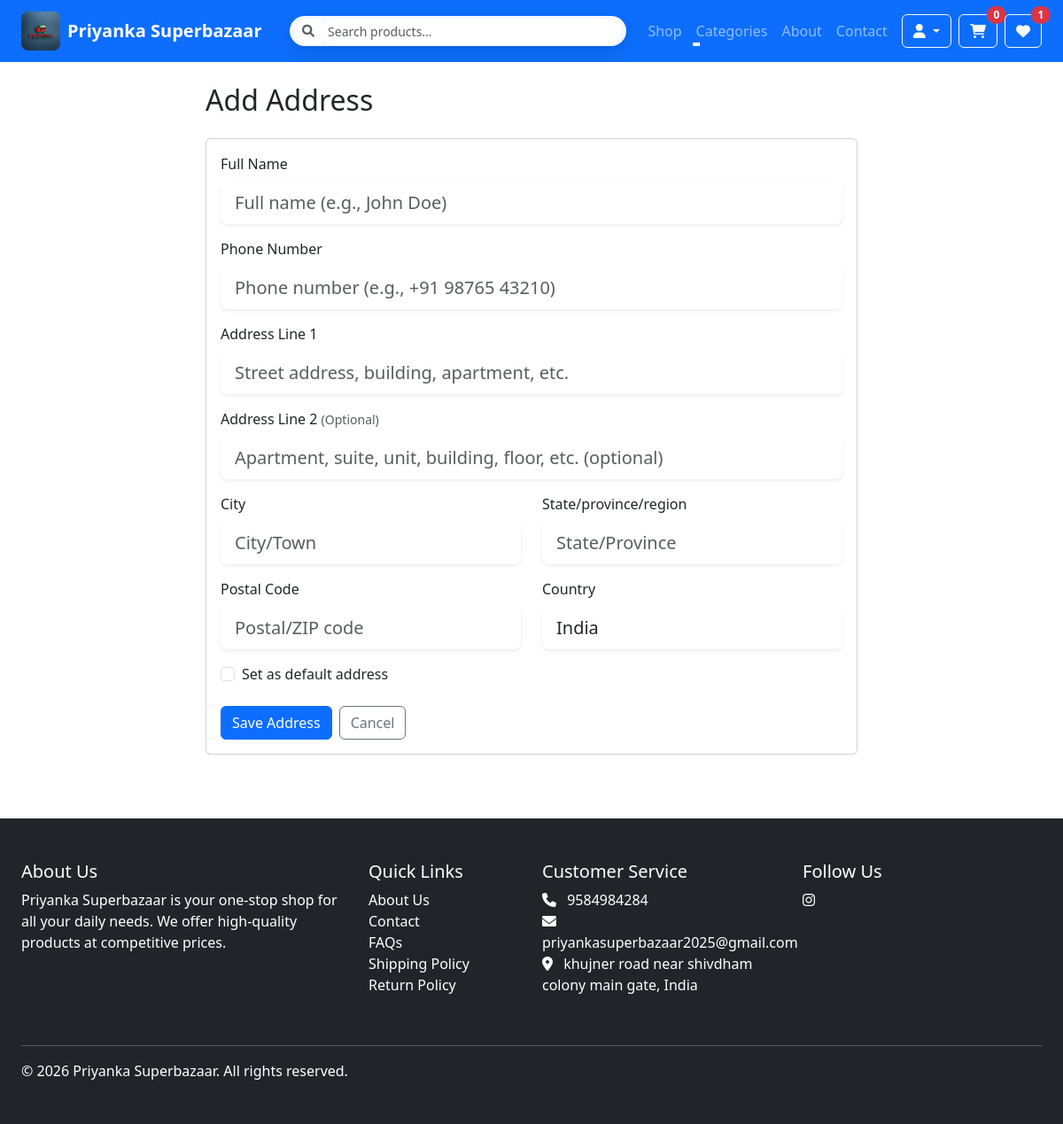
Screenshot of /account/address/add/ (signed in) with the database file from the repository.
### store/models.py (models this page shows, shortened)
class SiteSettings(TimeStampedModel):
    site_name = models.CharField(_('site name'), max_length=100, default='Priyanka Superbazaar')
    site_logo = CloudinaryField(_('site logo'), blank=True, null=True)
    site_favicon = CloudinaryField(_('favicon'), blank=True, null=True)
    contact_email = models.EmailField(_('contact email'), default='contact@priyankasuperbazaar.com')
    contact_phone = models.CharField(_('contact phone'), max_length=20, default='+91 1234567890')
    address = models.TextField(_('address'), blank=True)
    facebook_url = models.URLField(_('Facebook URL'), blank=True)
    twitter_url = models.URLField(_('Twitter URL'), blank=True)
    instagram_url = models.URLField(_('Instagram URL'), blank=True)
    linkedin_url = models.URLField(_('LinkedIn URL'), blank=True)
    youtube_url = models.URLField(_('YouTube URL'), blank=True)
    meta_title = models.CharField(_('meta title'), max_length=200, blank=True)
    meta_description = models.TextField(_('meta description'), blank=True)
    meta_keywords = models.TextField(_('meta keywords'), blank=True)
    store_name = models.CharField(_('store name'), max_length=200, default='Priyanka Superbazaar')
    store_address_line1 = models.CharField(_('address line 1'), max_length=255, blank=True, default='123 Main Street')
    store_address_line2 = models.CharField(_('address line 2'), max_length=255, blank=True, default='Your City, Your State')
    store_country = models.CharField(_('country'), max_length=100, blank=True, default='India')
    store_phone = models.CharField(_('phone'), max_length=30, blank=True, default='+91 1234567890')
    store_email = models.EmailField(_('email'), blank=True, default='info@priyankasuperbazaar.com')
    store_hours = models.CharField(_('business hours'), max_length=255, blank=True, default='Everyday, 8:00 AM – 10:00 PM')
    min_order_amount = models.DecimalField(
        _('minimum order amount'),
        max_digits=10,
        decimal_places=2,
        default=0,
        help_text=_('Minimum order amount to place an order')
    )
    enable_cod = models.BooleanField(
        _('enable cash on delivery'),
        default=True,
        help_text=_('Allow customers to pay with cash on delivery')
    )
    maintenance_mode = models.BooleanField(
        _('maintenance mode'),
        default=False,
        help_text=_('Take the site down for maintenance')
    )
    maintenance_message = models.TextField(
        _('maintenance message'),
        blank=True,
        default='We are currently performing maintenance. Please check back soon.'
    )
    class Meta:
        verbose_name = _('site settings')
        verbose_name_plural = _('site settings')
    @classmethod
    def load(cls):
        obj, created = cls.objects.get_or_create(pk=1)
        return obj

### store/views.py (the view)
# urls.py: path("account/address/add/", views.address_create, name="address_create"),
@login_required
def address_create(request):
    if request.method == 'POST':
        form = AddressForm(request.POST)
        if form.is_valid():
            address = form.save(commit=False)
            address.user = request.user
            address.address_type = 'shipping'
            address.save()
            messages.success(request, 'Address added successfully.')
            return redirect('store:address_list')
    else:
        form = AddressForm()
    return render(request, 'store/address_form.html', {'form': form, 'title': 'Add Address'})

### store/context_processors.py (called while the page is built, shortened)
def catalog(request):
    categories = Category.objects.all().order_by('name')
    site_settings = SiteSettings.load()
    cart_items_count = 0
    wishlist_items_count = 0
    try:
        if request.user.is_authenticated:
            wishlist_items_count = Wishlist.objects.filter(user=request.user).count()
    except Exception:
        wishlist_items_count = 0
    try:
        cart_qs = Cart.objects.all()
        if request.user.is_authenticated:
            cart_qs = cart_qs.filter(user=request.user)
        cart = cart_qs.first()
        if cart:
            cart_items_count = cart.get_total_quantity()
    except Exception:
        cart_items_count = 0
    return {
        "categories": categories,
        "cart_items_count": cart_items_count,
        "wishlist_items_count": wishlist_items_count,
        "site_settings": site_settings,
    }

### store/models.py (called while the page is built)
    def get_absolute_url(self):
        return reverse('store:product_list_by_category', args=[self.slug])

    def get_total_quantity(self):
        return sum(item.quantity for item in self.items.all())

### templates/store/address_form.html (shortened to what this page needs)
{% extends "base/base.html" %}
{% load static %}
{% block content %}
<div class="container py-4">
    <div class="row">
        <div class="col-md-8 mx-auto">
            <h2 class="mb-4">{{ title }}</h2>
            <form method="post">
                <div class="card">
                    <div class="card-body">
                        <div class="mb-3">
                            <label class="form-label" for="{{ form.full_name.id_for_label }}">{{ form.full_name.label }}</label>
                            {{ form.full_name }}
                        </div>
                        <div class="mb-3">
                            <label class="form-label" for="{{ form.phone.id_for_label }}">{{ form.phone.label }}</label>
                            {{ form.phone }}
                        </div>
                        <div class="mb-3">
                            <label class="form-label" for="{{ form.address_line_1.id_for_label }}">{{ form.address_line_1.label }}</label>
                            {{ form.address_line_1 }}
                        </div>
                        <div class="mb-3">
                            <label class="form-label" for="{{ form.address_line_2.id_for_label }}">{{ form.address_line_2.label }} <small class="text-muted">(Optional)</small></label>
                            {{ form.address_line_2 }}
                        </div>
                        <div class="row">
                            <div class="col-md-6 mb-3">
                                <label class="form-label" for="{{ form.city.id_for_label }}">{{ form.city.label }}</label>
                                {{ form.city }}
                            </div>
                            <div class="col-md-6 mb-3">
                                <label class="form-label" for="{{ form.state.id_for_label }}">{{ form.state.label }}</label>
                                {{ form.state }}
                            </div>
                        </div>
                        <div class="row">
                            <div class="col-md-6 mb-3">
                                <label class="form-label" for="{{ form.postal_code.id_for_label }}">{{ form.postal_code.label }}</label>
                                {{ form.postal_code }}
                            </div>
                            <div class="col-md-6 mb-3">
                                <label class="form-label" for="{{ form.country.id_for_label }}">{{ form.country.label }}</label>
                                {{ form.country }}
                            </div>
                        </div>
                        <div class="form-check mb-3">
                            {{ form.is_default }}
                            <label class="form-check-label" for="{{ form.is_default.id_for_label }}">
                                Set as default address
                            </label>
                        </div>
                        <div class="d-flex gap-2 mt-4">
                            <button type="submit" class="btn btn-primary">Save Address</button>
                            <a href="{% url 'store:address_list' %}" class="btn btn-outline-secondary">Cancel</a>
                        </div>
                    </div>
                </div>
            </form>
        </div>
    </div>
</div>
{% endblock %}

### templates/base/base.html (shortened to what this page needs)
<!DOCTYPE html>
{% load static %}
<html lang="en">
<head>
    <link href="https://cdn.jsdelivr.net/npm/bootstrap@5.3.0/dist/css/bootstrap.min.css" rel="stylesheet">
    <link rel="stylesheet" href="https://cdnjs.cloudflare.com/ajax/libs/font-awesome/6.0.0/css/all.min.css">
    <link rel="stylesheet" href="{% static 'css/style.css' %}">
</head>
<body>
    <nav class="navbar navbar-expand-lg navbar-dark bg-primary">
        <div class="container-fluid px-3 px-lg-4">
            <a class="navbar-brand d-none d-lg-flex align-items-center" href="{% url 'store:home' %}">
                <img src="{% static 'images/logo.jpg' %}" alt="Priyanka Superbazaar" class="me-2" style="height: 44px; width: 44px; border-radius: 8px; object-fit: cover;">
                <span class="d-none d-lg-inline fw-semibold">Priyanka Superbazaar</span>
            </a>
            <form class="navbar-search d-flex flex-grow-1 mx-lg-3" method="get" action="{% url 'store:product-list' %}">
                <div class="input-group input-group-sm">
                    <span class="input-group-text bg-white border-0">
                        <i class="fas fa-search text-muted"></i>
                    </span>
                    <input id="navbarSearchInput" type="search" name="q" class="form-control border-0" placeholder="Search products..." value="{{ query|default:'' }}" data-suggestions-url="{% url 'store:search_suggestions' %}">
                </div>
            </form>
            <div class="d-none d-lg-flex align-items-center">
                <div class="collapse navbar-collapse show" id="navbarMainDesktop">
                    <ul class="navbar-nav me-auto mb-0">
                        <li class="nav-item">
                            <a class="nav-link" href="{% url 'store:product-list' %}">Shop</a>
                        </li>
                        <li class="nav-item dropdown">
                            <a class="nav-link dropdown-toggle" href="#" id="categoriesDropdownDesktop" role="button" data-bs-toggle="dropdown">
                                Categories
                            </a>
                        </li>
                        <li class="nav-item">
                            <a class="nav-link" href="{% url 'store:about' %}">About</a>
                        </li>
                        <li class="nav-item">
                            <a class="nav-link" href="{% url 'store:contact' %}">Contact</a>
                        </li>
                    </ul>
                </div>
                <div class="d-flex align-items-center justify-content-end gap-2 ms-2">
                    <div class="dropdown">
                        <a class="btn btn-outline-light dropdown-toggle" href="#" role="button" id="accountDropdown" data-bs-toggle="dropdown">
                            <i class="fas fa-user"></i>
                        </a>
                    </div>
                    <a class="btn btn-outline-light position-relative" href="{% url 'store:cart_detail' %}">
                        <i class="fas fa-shopping-cart"></i>
                        <span class="position-absolute top-0 start-100 translate-middle badge rounded-pill bg-danger">
                            {{ cart_items_count|default:0 }}
                        </span>
                    </a>
                    <a class="btn btn-outline-light position-relative" href="{% url 'store:wishlist' %}">
                        <i class="fas fa-heart"></i>
                        {% if user.is_authenticated %}
                            <span class="position-absolute top-0 start-100 translate-middle badge rounded-pill bg-danger">
                                {{ wishlist_items_count|default:0 }}
                            </span>
                        {% endif %}
                    </a>
                </div>
            </div>
        </div>
    </nav>
    <div class="toast-container position-fixed top-0 end-0 p-3" style="z-index: 9999;">
    </div>
    <main>
        {% block content %}{% endblock %}
    </main>
    <footer class="bg-dark text-white mt-5">
        <div class="container-fluid px-3 px-lg-4 py-5">
            <div class="row">
                <div class="col-md-4 mb-4">
                    <h5>About Us</h5>
                    <p>Priyanka Superbazaar is your one-stop shop for all your daily needs. We offer high-quality products at competitive prices.</p>
                </div>
                <div class="col-md-2 mb-4 footer-links">
                    <h5>Quick Links</h5>
                    <ul class="list-unstyled">
                        <li><a href="{% url 'store:about' %}" class="text-white">About Us</a></li>
                        <li><a href="{% url 'store:contact' %}" class="text-white">Contact</a></li>
                        <li><a href="#" class="text-white">FAQs</a></li>
                        <li><a href="#" class="text-white">Shipping Policy</a></li>
                        <li><a href="#" class="text-white">Return Policy</a></li>
                    </ul>
                </div>
                <div class="col-md-3 mb-4 footer-links">
                    <h5>Customer Service</h5>
                    <ul class="list-unstyled">
                        <li><i class="fas fa-phone me-2"></i> {{ site_settings.store_phone }}</li>
                        <li><i class="fas fa-envelope me-2"></i> {{ site_settings.store_email }}</li>
                        <li><i class="fas fa-map-marker-alt me-2"></i> {{ site_settings.store_address_line1 }}{% if site_settings.store_country %}, {{ site_settings.store_country }}{% endif %}</li>
                    </ul>
                </div>
                <div class="col-md-3 mb-4">
                    <h5>Follow Us</h5>
                    <div class="social-links">
                        <a href="https://www.instagram.com/priyanka_super_bazaar?igsh=eTgwaHF1c3JtaW9o" class="text-white" target="_blank" rel="noopener noreferrer"><i class="fab fa-instagram"></i></a>
                    </div>
                </div>
            </div>
            <hr>
            <div class="row">
                <div class="col-md-6 text-center text-md-start">
                    <p class="mb-0">&copy; {% now "Y" %} Priyanka Superbazaar. All rights reserved.</p>
                </div>
                <div class="col-md-6 text-center text-md-end"></div>
            </div>
        </div>
    </footer>
</body>
</html>

### static/css/style.css (style rules this page uses)
body { font-family: system-ui, -apple-system, BlinkMacSystemFont, 'Segoe UI', sans-serif; }
.navbar.navbar-expand-lg { min-height: 56px; }
.navbar-brand { font-weight: 700; display: flex; align-items: center; }
.navbar-nav .nav-link { position: relative; transition: color 0.2s ease; }
.navbar-nav .nav-link::after { content: ""; position: absolute; left: 0; bottom: 0.2rem; width: 0; height: 2px; background-color: #ffffff; transition: width 0.2s ease; }
.navbar-search .input-group { background: rgba(255, 255, 255, 0.95); border-radius: 999px; padding: 0.15rem 0.35rem; box-shadow: 0 6px 16px rgba(0, 0, 0, 0.12); }
.navbar-search .input-group .input-group-text { border-radius: 999px; }
.navbar-search #navbarSearchInput { border-radius: 999px; min-width: 260px; }
.footer-links a { text-decoration: none; }
.toast-container { max-width: 400px; }

### rows the page displays
SiteSettings: store_phone "9584984284", store_email "priyankasuperbazaar2025@gmail.com", store_address_line1 "khujner road near shivdham colony main gate", store_country "India"

### other values shown
{{ cart_items_count|default:0 }} "0"
{{ wishlist_items_count|default:0 }} "1"
{{ title }} "Add Address"
